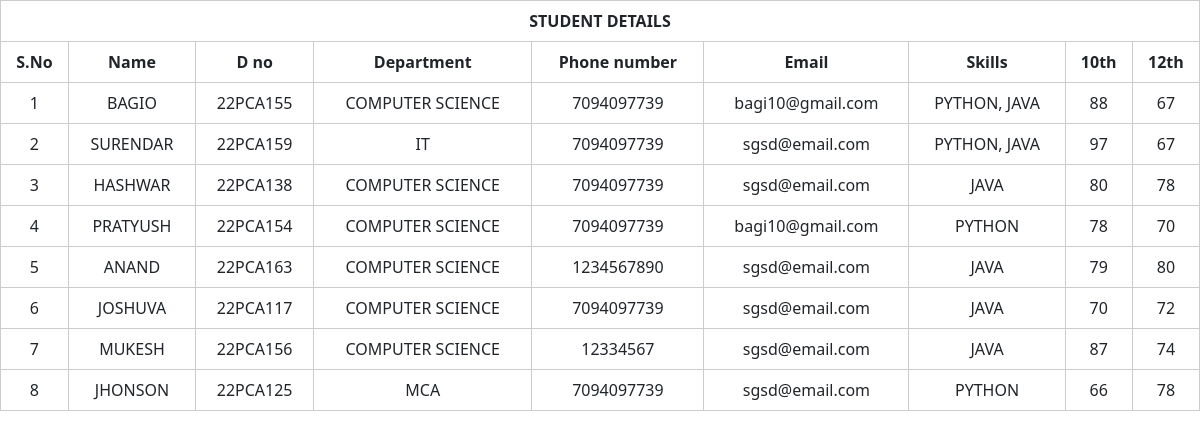
Page /admin/studdetails.php (signed in) on the earlier database version.
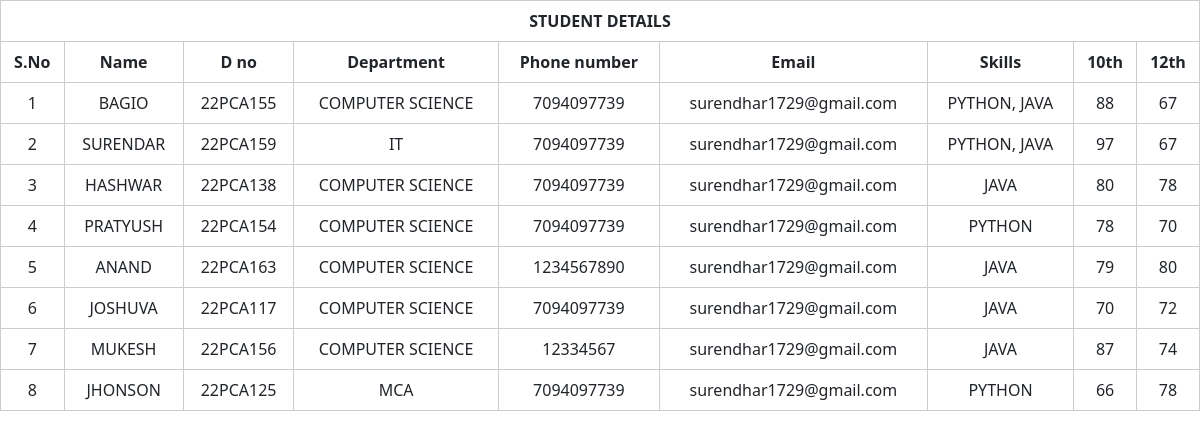
Same page on the later database version.
### tables this page shows
CREATE TABLE `studentdetail` (
  `id` int(100) NOT NULL,
  `name` varchar(100) NOT NULL,
  `dno` varchar(100) NOT NULL,
  `major` varchar(100) NOT NULL,
  `phone` varchar(100) NOT NULL,
  `email` varchar(100) NOT NULL,
  `degree` varchar(100) NOT NULL,
  `year` varchar(100) NOT NULL,
  `skill` varchar(200) NOT NULL,
  `10th` varchar(100) NOT NULL,
  `12th` varchar(100) NOT NULL,
  `1st` varchar(100) NOT NULL,
  `2nd` varchar(100) NOT NULL,
  `3rd` varchar(100) NOT NULL,
  `4th` varchar(100) NOT NULL,
  `5th` varchar(100) NOT NULL,
  `6th` varchar(100) NOT NULL,
  `resume` varchar(200) NOT NULL,
  `profile_photo` varchar(200) NOT NULL
);

### admin/studdetails.php (the view, shortened to what this page needs)
<?php
include("./database/db.php");
?>
<!DOCTYPE html>
<html lang="en">
<head>
  <link href="https://cdn.jsdelivr.net/npm/bootstrap@5.3.1/dist/css/bootstrap.min.css" rel="stylesheet">
  <link rel="stylesheet" href="../assets/css/tailwind.output.css" />
  <link rel="stylesheet" href="https://cdnjs.cloudflare.com/ajax/libs/Chart.js/2.9.3/Chart.min.css" />
</head>
<body>
  <table>
    <thead>
      <tr>
        <th colspan="9" style="text-align: center;">STUDENT DETAILS</th>
      </tr>
      <tr>
        <th style="text-align: center;">S.No</th>
        <th style="text-align: center;">Name</th>
        <th style="text-align: center;">D no</th>
        <th style="text-align: center;">Department</th>
        <th style="text-align: center;">Phone number</th>
        <th style="text-align: center;">Email</th>
        <th style="text-align: center;">Skills</th>
        <th style="text-align: center;">10th</th>
        <th style="text-align: center;">12th</th>
      </tr>
    </thead>
    <tbody>
      <?php
      $course = mysqli_query($con, "SELECT * FROM studentdetail");
      $i = 1;
      while ($row = mysqli_fetch_array($course)) {
      ?>
        <tr style="margin-bottom: 20%;">
          <td style="text-align: center;"><?php echo $i; ?></td>
          <td style="text-align: center;"><?php echo $row['name']; ?></td>
          <td style="text-align: center;"><?php echo $row['dno']; ?></td>
          <td style="text-align: center;"><?php echo $row['major']; ?></td>
          <td style="text-align: center;"><?php echo $row['phone']; ?></td>
          <td style="text-align: center;"><?php echo $row['email']; ?></td>
          <td style="text-align: center;"><?php echo $row['skill']; ?></td>
          <td style="text-align: center;"><?php echo $row['10th']; ?></td>
          <td style="text-align: center;"><?php echo $row['12th']; ?></td>
        </tr>
      <?php
        $i++;
      }
      ?>
    </tbody>
  </table>
</body>
</html>

Differences in the rows shown:
changed studentdetail "BAGIO": email "bagi10@gmail.com" → "surendhar1729@gmail.com"
changed studentdetail "SURENDAR": email "sgsd@email.com" → "surendhar1729@gmail.com"
changed studentdetail "HASHWAR": email "sgsd@email.com" → "surendhar1729@gmail.com"
changed studentdetail "PRATYUSH": email "bagi10@gmail.com" → "surendhar1729@gmail.com"
changed studentdetail "ANAND": email "sgsd@email.com" → "surendhar1729@gmail.com"
changed studentdetail "JOSHUVA": email "sgsd@email.com" → "surendhar1729@gmail.com"
changed studentdetail "MUKESH": email "sgsd@email.com" → "surendhar1729@gmail.com"
changed studentdetail "JHONSON": email "sgsd@email.com" → "surendhar1729@gmail.com"
